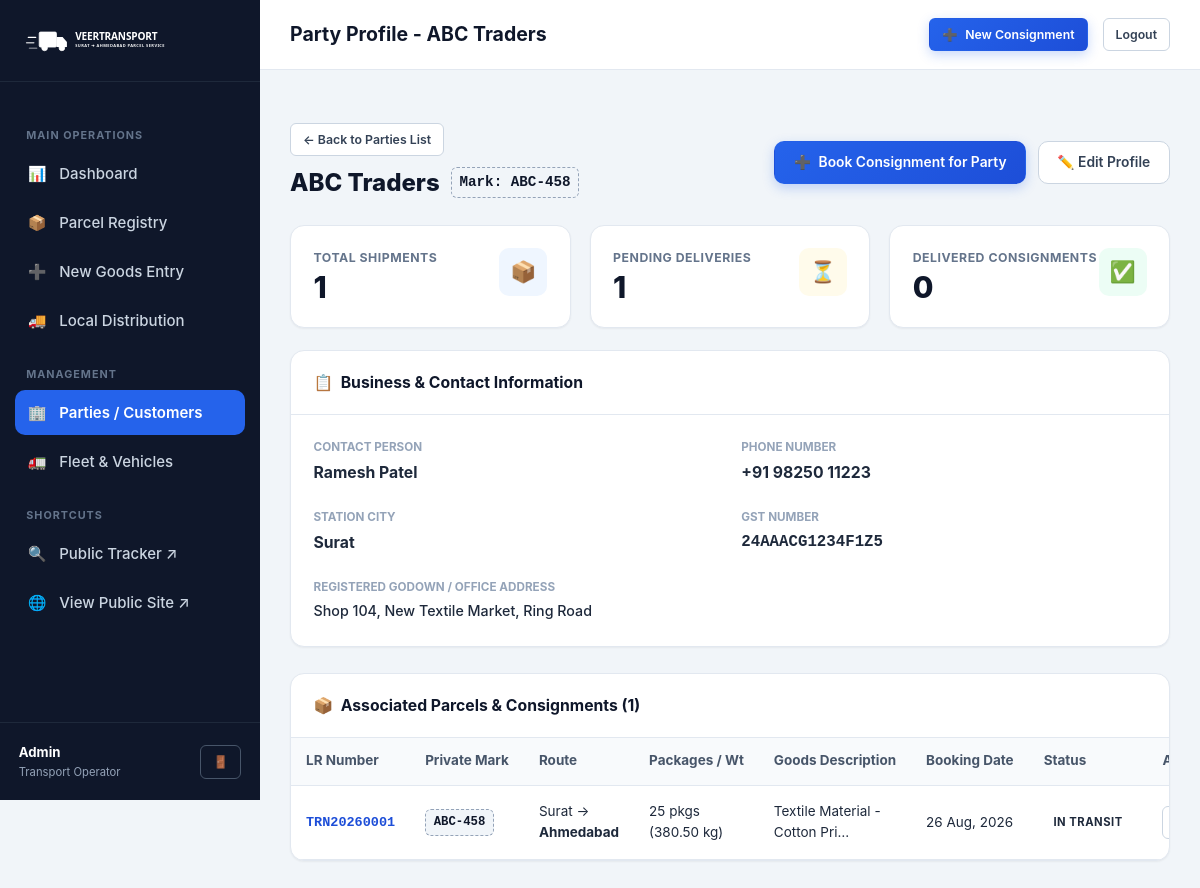
The page /parties/1/ (signed in) on the database its author committed.
### transport/models.py (models this page shows, shortened)
class Party(models.Model):
    name = models.CharField(max_length=150, verbose_name="Party Name")
    contact_person = models.CharField(max_length=100, verbose_name="Contact Person")
    phone = models.CharField(max_length=20, verbose_name="Phone Number")
    address = models.TextField(verbose_name="Address")
    city = models.CharField(max_length=100, verbose_name="City")
    gst_number = models.CharField(max_length=20, blank=True, verbose_name="GST Number")
    private_mark = models.CharField(
        max_length=100,
        verbose_name="Private Mark",
        help_text="Standard private identification mark used for this party's parcels (e.g. ABC-458)"
    )
    created_at = models.DateTimeField(auto_now_add=True)
    class Meta:
        ordering = ['name']
        verbose_name = "Party / Customer"
        verbose_name_plural = "Parties / Customers"

class Parcel(models.Model):
    STATUS_CHOICES = [
        ('RECEIVED', 'Goods Received'),
        ('SORTED', 'Sorted & Staged'),
        ('VEHICLE_ASSIGNED', 'Vehicle Assigned'),
        ('IN_TRANSIT', 'In Transit'),
        ('OUT_FOR_DELIVERY', 'Out for Delivery'),
        ('DELIVERED', 'Delivered'),
        ('CANCELLED', 'Cancelled'),
    ]
    consignment_number = models.CharField(
        max_length=30,
        unique=True,
        verbose_name="Consignment / LR Number",
        help_text="Unique transport identification number, e.g. TRN20260001"
    )
    party = models.ForeignKey(
        Party,
        on_delete=models.SET_NULL,
        null=True,
        blank=True,
        related_name="parcels",
        verbose_name="Party / Client"
    )
    party_name_text = models.CharField(
        max_length=150,
        blank=True,
        verbose_name="Party Name",
        help_text="Direct party name if not selecting an existing party"
    )
    private_mark = models.CharField(
        max_length=100,
        verbose_name="Private Mark",
        help_text="Crucial private mark on cartons/bales (e.g. ABC-458, SGT-991)"
    )
    sender_name = models.CharField(max_length=150, verbose_name="Sender Name (Consignor)")
    sender_city = models.CharField(max_length=100, default="Surat", verbose_name="Sender City")
    receiver_name = models.CharField(max_length=150, verbose_name="Receiver Name (Consignee)")
    receiver_phone = models.CharField(max_length=20, verbose_name="Receiver Contact Number")
    source = models.CharField(max_length=100, default="Surat", verbose_name="Source / Origin")
    destination = models.CharField(max_length=100, default="Ahmedabad", verbose_name="Destination Hub / City")
    package_count = models.PositiveIntegerField(default=1, verbose_name="Number of Packages / Bales")
    goods_description = models.CharField(
        max_length=255,
        verbose_name="Goods Description",
        help_text="e.g. Textile Sarees, Yarn spools, Diamond machinery parts"
    )
    weight = models.DecimalField(max_digits=10, decimal_places=2, verbose_name="Weight (kg)")
    vehicle = models.ForeignKey(
        Vehicle,
        on_delete=models.SET_NULL,
        null=True,
        blank=True,
        related_name="assigned_parcels",
        verbose_name="Assigned Vehicle"
    )
    vehicle_number_text = models.CharField(max_length=30, blank=True, verbose_name="Vehicle Number (Manual / External)")
    driver_name_text = models.CharField(max_length=100, blank=True, verbose_name="Driver Name")
    driver_contact_text = models.CharField(max_length=20, blank=True, verbose_name="Driver Contact")
    receiving_date = models.DateField(default=timezone.now, verbose_name="Receiving Date")
    expected_delivery_date = models.DateField(null=True, blank=True, verbose_name="Expected Delivery Date")
    actual_delivery_date = models.DateTimeField(null=True, blank=True, verbose_name="Actual Delivery Date")
    status = models.CharField(
        max_length=30,
        choices=STATUS_CHOICES,
        default='RECEIVED',
        verbose_name="Current Status"
    )
    remarks = models.TextField(blank=True, verbose_name="Remarks / Special Handling Instructions")
    created_at = models.DateTimeField(auto_now_add=True)
    updated_at = models.DateTimeField(auto_now=True)
    class Meta:
        ordering = ['-receiving_date', '-created_at']
        verbose_name = "Parcel / Consignment"
        verbose_name_plural = "Parcels / Consignments"

### transport/views.py (the view)
# urls.py: path('parties/<int:pk>/', views.party_detail, name='party_detail'),
@login_required
def party_detail(request, pk):
    party = get_object_or_404(Party, pk=pk)
    parcels = party.parcels.all().order_by('-receiving_date')
    context = {
        'party': party,
        'parcels': parcels,
        'total_parcels': parcels.count(),
        'delivered_parcels': parcels.filter(status='DELIVERED').count(),
        'pending_parcels': parcels.exclude(status__in=['DELIVERED', 'CANCELLED']).count(),
        'title': f'Party Profile - {party.name}',
    }
    return render(request, 'party_detail.html', context)

### templates/party_detail.html (shortened to what this page needs)
{% extends 'base_admin.html' %}
{% load static %}
{% block page_title %}Party Profile - {{ party.name }}{% endblock %}
{% block content %}
<div style="display: flex; justify-content: space-between; align-items: center; margin-bottom: 1.5rem; flex-wrap: wrap; gap: 1rem;">
  <div>
    <a href="{% url 'party_list' %}" class="btn btn-secondary btn-sm" style="margin-bottom: 0.5rem;">
      &larr; Back to Parties List
    </a>
    <div style="display: flex; align-items: center; gap: 0.75rem;">
      <h2 style="font-size: 1.6rem; font-weight: 800; color: var(--slate-900);">
        {{ party.name }}
      </h2>
      <span class="mark-badge" style="font-size: 0.95rem;">
        Mark: {{ party.private_mark }}
      </span>
    </div>
  </div>
  <div style="display: flex; gap: 0.75rem;">
    <a href="{% url 'parcel_create' %}?party_id={{ party.pk }}" class="btn btn-primary">
      <span>➕</span> Book Consignment for Party
    </a>
    <a href="{% url 'party_edit' party.pk %}" class="btn btn-secondary">
      ✏️ Edit Profile
    </a>
  </div>
</div>
<div class="metrics-grid" style="grid-template-columns: repeat(3, 1fr); margin-bottom: 1.5rem;">
  <div class="metric-card">
    <div class="metric-data">
      <h4>Total Shipments</h4>
      <div class="metric-value">{{ total_parcels }}</div>
    </div>
    <div class="metric-icon-box metric-blue">📦</div>
  </div>
  <div class="metric-card">
    <div class="metric-data">
      <h4>Pending Deliveries</h4>
      <div class="metric-value">{{ pending_parcels }}</div>
    </div>
    <div class="metric-icon-box metric-amber">⏳</div>
  </div>
  <div class="metric-card">
    <div class="metric-data">
      <h4>Delivered Consignments</h4>
      <div class="metric-value">{{ delivered_parcels }}</div>
    </div>
    <div class="metric-icon-box metric-green">✅</div>
  </div>
</div>
<div class="panel" style="margin-bottom: 1.75rem;">
  <div class="panel-header">
    <h3 class="panel-title"><span>📋</span> Business &amp; Contact Information</h3>
  </div>
  <div class="panel-body">
    <div class="form-grid">
      <div>
        <div class="track-info-label">Contact Person</div>
        <div class="track-info-val">{{ party.contact_person }}</div>
      </div>
      <div>
        <div class="track-info-label">Phone Number</div>
        <div class="track-info-val">{{ party.phone }}</div>
      </div>
      <div>
        <div class="track-info-label">Station City</div>
        <div class="track-info-val">{{ party.city }}</div>
      </div>
      <div>
        <div class="track-info-label">GST Number</div>
        <div class="track-info-val" style="font-family: var(--font-mono);">
          {{ party.gst_number|default:"Not Registered / Non-GST" }}
        </div>
      </div>
      <div class="full-width">
        <div class="track-info-label">Registered Godown / Office Address</div>
        <div class="track-info-val" style="font-size: 0.95rem; font-weight: 500;">
          {{ party.address }}
        </div>
      </div>
    </div>
  </div>
</div>
<div class="panel">
  <div class="panel-header">
    <h3 class="panel-title"><span>📦</span> Associated Parcels &amp; Consignments ({{ total_parcels }})</h3>
  </div>
  <div class="panel-body" style="padding: 0;">
    <div class="table-responsive">
      <table class="data-table">
        <thead>
          <tr>
            <th>LR Number</th>
            <th>Private Mark</th>
            <th>Route</th>
            <th>Packages / Wt</th>
            <th>Goods Description</th>
            <th>Booking Date</th>
            <th>Status</th>
            <th>Actions</th>
          </tr>
        </thead>
        <tbody>
          {% for p in parcels %}
            <tr>
              <td>
                <a href="{% url 'parcel_detail' p.pk %}" style="font-family: var(--font-mono); font-weight: 700; color: var(--primary-700);">
                  {{ p.consignment_number }}
                </a>
              </td>
              <td><span class="mark-badge">{{ p.private_mark }}</span></td>
              <td>{{ p.source }} &rarr; <strong>{{ p.destination }}</strong></td>
              <td>{{ p.package_count }} pkgs ({{ p.weight }} kg)</td>
              <td>{{ p.goods_description|truncatechars:30 }}</td>
              <td>{{ p.receiving_date|date:"d M, Y" }}</td>
              <td>
                <span class="badge badge-{{ p.status|lower }}">
                  {{ p.get_status_display }}
                </span>
              </td>
              <td>
                <div style="display: flex; gap: 0.4rem;">
                  <a href="{% url 'parcel_detail' p.pk %}" class="btn btn-secondary btn-sm" title="View">👁️</a>
                </div>
              </td>
            </tr>
          {% empty %}
            <tr>
              <td colspan="8" style="text-align: center; padding: 2.5rem; color: var(--slate-400);">
                No consignments registered for this party yet.
              </td>
            </tr>
          {% endfor %}
        </tbody>
      </table>
    </div>
  </div>
</div>
{% endblock %}

### templates/base_admin.html (shortened to what this page needs)
{% load static %}
<!DOCTYPE html>
<html lang="en">
<head>
  <link rel="stylesheet" href="{% static 'css/style.css' %}">
  <link rel="stylesheet" href="{% static 'css/print.css' %}" media="print">
</head>
<body>
<div class="admin-layout">
  <aside class="admin-sidebar">
    <div class="sidebar-header">
      <img src="{% static 'images/logo.svg' %}" alt="Logo" style="height: 36px; filter: brightness(0) invert(1);">
    </div>
    <ul class="sidebar-nav">
      <li class="sidebar-nav-title">Main Operations</li>
      <li>
        <a href="{% url 'dashboard' %}" class="sidebar-nav-link {% if request.resolver_match.url_name == 'dashboard' %}active{% endif %}">
          <span>📊</span> Dashboard
        </a>
      </li>
      <li>
        <a href="{% url 'parcel_list' %}" class="sidebar-nav-link {% if 'parcel' in request.resolver_match.url_name and request.resolver_match.url_name != 'parcel_create' %}active{% endif %}">
          <span>📦</span> Parcel Registry
        </a>
      </li>
      <li>
        <a href="{% url 'parcel_create' %}" class="sidebar-nav-link {% if request.resolver_match.url_name == 'parcel_create' %}active{% endif %}">
          <span>➕</span> New Goods Entry
        </a>
      </li>
      <li>
        <a href="{% url 'distribution_list' %}" class="sidebar-nav-link {% if request.resolver_match.url_name == 'distribution_list' %}active{% endif %}">
          <span>🚚</span> Local Distribution
        </a>
      </li>
      <li class="sidebar-nav-title">Management</li>
      <li>
        <a href="{% url 'party_list' %}" class="sidebar-nav-link {% if 'party' in request.resolver_match.url_name %}active{% endif %}">
          <span>🏢</span> Parties / Customers
        </a>
      </li>
      <li>
        <a href="{% url 'vehicle_list' %}" class="sidebar-nav-link {% if 'vehicle' in request.resolver_match.url_name %}active{% endif %}">
          <span>🚛</span> Fleet &amp; Vehicles
        </a>
      </li>
      <li class="sidebar-nav-title">Shortcuts</li>
      <li>
        <a href="{% url 'public_tracking' %}" target="_blank" class="sidebar-nav-link">
          <span>🔍</span> Public Tracker ↗
        </a>
      </li>
      <li>
        <a href="{% url 'home' %}" target="_blank" class="sidebar-nav-link">
          <span>🌐</span> View Public Site ↗
        </a>
      </li>
    </ul>
    <div class="sidebar-user">
      <div>
        <div style="font-weight: 700; font-size: 0.88rem; color: #ffffff;">{{ user.username|title }}</div>
        <div style="font-size: 0.75rem; color: #94a3b8;">Transport Operator</div>
      </div>
      <a href="{% url 'admin_logout' %}" class="btn btn-sm btn-dark" style="border: 1px solid #475569;" title="Logout">
        🚪
      </a>
    </div>
  </aside>
  <div class="admin-main">
    <header class="admin-topbar">
      <div style="display: flex; align-items: center; gap: 1rem;">
        <h1 class="topbar-title">{% block page_title %}{{ title|default:"Operations Dashboard" }}{% endblock %}</h1>
      </div>
      <div class="topbar-actions">
        <a href="{% url 'parcel_create' %}" class="btn btn-primary btn-sm">
          <span>➕</span> New Consignment
        </a>
        <a href="{% url 'admin_logout' %}" class="btn btn-secondary btn-sm">
          Logout
        </a>
      </div>
    </header>
    <div style="padding: 1.5rem 2rem 0;">
    </div>
    <main class="admin-content">
      {% block content %}{% endblock %}
    </main>
  </div>
</div>
</body>
</html>

### rows shown on the page
Party: name "ABC Traders", private_mark "ABC-458", contact_person "Ramesh Patel", phone "+91 98250 11223", city "Surat", gst_number "24AAACG1234F1Z5", address "Shop 104, New Textile Market, Ring Road"
Parcel: consignment_number "TRN20260001", private_mark "ABC-458", source "Surat", destination "Ahmedabad", package_count "25", weight "380.50", goods_description "Textile Material - Cotton Pri…", receiving_date "26 Aug, 2026", status "IN TRANSIT"

### other values the page prints
{{ user.username|title }} "Admin"
{{ total_parcels }} "1"
{{ pending_parcels }} "1"
{{ delivered_parcels }} "0"
